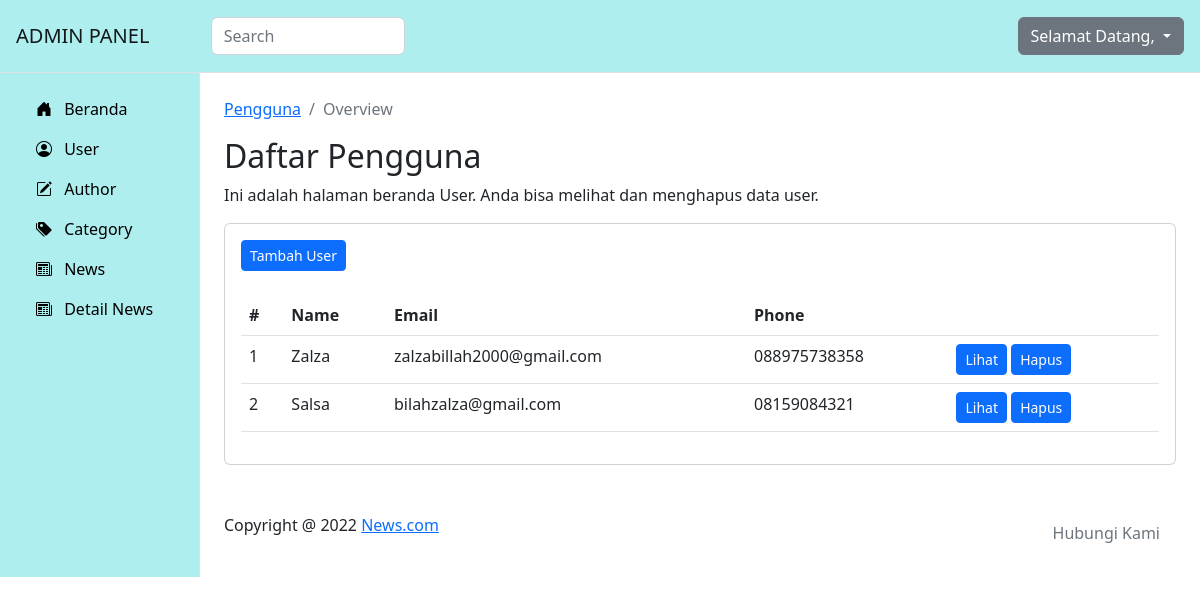
The app's page /admin/users/index.php (signed in) with its own data.
### tables this page shows
CREATE TABLE `users` (
  `id` int(11) NOT NULL,
  `name` varchar(30) NOT NULL,
  `email` varchar(30) NOT NULL,
  `phone` varchar(12) NOT NULL
);

### admin/users/index.php (the view, shortened to what this page needs)
<!DOCTYPE html>
<html lang="en">
<head>
    <link rel="stylesheet" href="https://cdnjs.cloudflare.com/ajax/libs/bootstrap/5.2.3/css/bootstrap.min.css"
 />
    <link rel="stylesheet" href="https://cdnjs.cloudflare.com/ajax/libs/chartist/0.11.4/chartist.min.css"
 />
    <link rel="stylesheet" href="https://cdn.jsdelivr.net/npm/bootstrap-icons@1.10.2/font/bootstrap-icons.css">
</head>
<body>
    <?php
    include '../../connect.php';
    $sql = "SELECT * FROM users";
    $datas = $conn->query($sql);
    ?>
    <nav class="navbar navbar-expand-lg p-3 border-bottom" style="background-color: #AFEEEE">
        <div class="d-flex col-12 col-md-3 col-lg-2 mb-2 mb-lg-0 flex-md-nowrap justify-content-between">
            <a class="navbar-brand" href="#">
                ADMIN PANEL
            </a>
        </div>
        <div class="col-12 col-md-4 col-lg-2">
            <input class="form-control form-control-dark" type="text" placeholder="Search" aria-labels="Search">
        </div>
        <div class="col-12 col-md-5 col-lg-8 d-flex align-items-center justify-content-md-end mt-3 mt-md-0">
            <div class="dropdown">
                <a class="btn btn-secondary dropdown-toggle" href="#" role="button" data-bs-toggle="dropdown"
                    aria-expanded="false">
                    Selamat Datang,
                </a>
            </div>
        </div>
    </nav>
    <div class="container-fluid">
        <div class="row">
            <nav id="sidebar" class="col-md-3 col-lg-2 d-md-block sidebar collapse border-end"
                style="background-color: #AFEEEE;">
                <div class="position-sticky">
                    <ul class="nav flex-coloumn pt-3">
                        <li class="nav-item">
                            <a class="nav-link active" aria-current="page" href="/project/admin"
                                style="color: #000000;">
                                <i class="bi bi-house-door-fill px-2"></i>
                                <span>Beranda</span>
                            </a>
                        </li>
                        <li class="nav-item">
                            <a class="nav-link active" aria-current="page" href="/project/admin/users"
                                style="color: #000000;">
                                <i class="bi bi-person-circle px-2"></i>
                                <span>User</span>
                            </a>
                        </li>
                        <li class="nav-item">
                            <a class="nav-link active" aria-current="page" href="/project/admin/author"
                                style="color: #000000;">
                                <i class="bi bi-pencil-square px-2"></i>
                                <span>Author</span>
                            </a>
                        </li>
                        <li class="nav-item">
                            <a class="nav-link active" aria-current="page" href="/project/admin/category"
                                style="color: #000000;">
                                <i class="bi bi-tags-fill px-2"></i>
                                <span>Category</span>
                            </a>
                        </li>
                        <li class="nav-item">
                            <a class="nav-link active" aria-current="page" href="/project/admin/news"
                                style="color: #000000;">
                                <i class="bi bi-newspaper px-2"></i>
                                <span>News</span>
                            </a>
                        </li>
                        <li class="nav-item">
                            <a class="nav-link active" aria-current="page" href="/project/admin/detail-berita"
                                style="color: #000000;">
                                <i class="bi bi-newspaper px-2"></i>
                                <span>Detail News</span>
                            </a>
                        </li>
                    </ul>
                </div>
            </nav>
            <main class="col-md-9 ms-sm-auto col-lg-10 px-md-4 py-4">
                <nav aria-label="breadcrumb">
                    <ol class="breadcrumb">
                        <li class="breadcrumb-item"><a href="/project/admin/users">Pengguna</a></li>
                        <li class="breadcrumb-item active" aria-current="page">Overview</li>
                    </ol>
                </nav>
                <h1 class="h2">Daftar Pengguna</h2>
                    <p>Ini adalah halaman beranda User. Anda bisa melihat dan menghapus data
                        user.</p>
                    <div class="card">
                        <div class="card-body">
                            <a href="create.php" class="btn btn-sm btn-primary mb-4" style="color:white;">Tambah
                                User</a>
                            <div class="table-responsive">
                                <table class="table">
                                    <thead>
                                        <tr>
                                            <th scope="col">#</th>
                                            <th scope="col">Name</th>
                                            <th scope="col">Email</th>
                                            <th scope="col">Phone</th>
                                            <th scope="col"></th>
                                        </tr>
                                    </thead>
                                    <tbody>
                                        <?php
                                    foreach ($datas as $key => $data) {
                                        echo '
                                        <tr>
                                            <td>'.($key + 1).'</td>
                                            <td>'.$data['name'].'</td>
                                            <td>'.$data['email'].'</td>
                                            <td>'.$data['phone'].'</td>
                                            <td>
                                                <a href="show.php?id='.$data['id'].'" class="btn btn-sm btn-primary button-blue" style="color: white;">Lihat</a>
                                                <a href="delete.php?id='.$data['id'].'" class="btn btn-sm btn-primary" style="color: white;">Hapus</a>
                                            </td>
                                        </tr>
                                         ';
                                    }
                                    ?>
                                    </tbody>
                                </table>
                            </div>
                        </div>
                    </div>
                    <footer class="pt-5 d-flex justify-content-between">
                        <span>Copyright @ 2022 <a href="#">News.com</a></span>
                        <ul class="nav m-0">
                            <li class="nav-link text-secondary" href="#">Hubungi Kami</li>
                        </ul>
                    </footer>
            </main>
        </div>
    </div>
</body>
</html>

### records on screen
users: name "Zalza", email "zalzabillah2000@gmail.com", phone "088975738358"
users: name "Salsa", email "bilahzalza@gmail.com", phone "08159084321"
